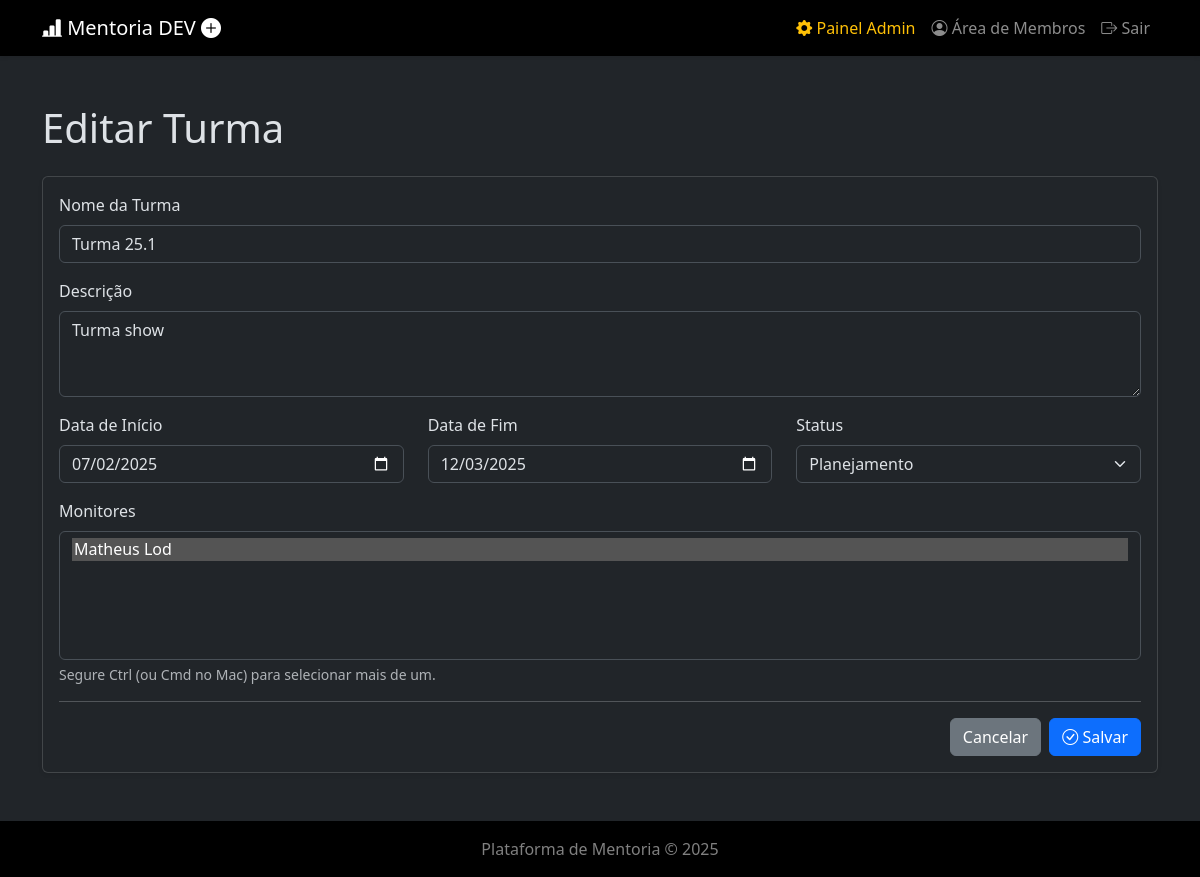
The page /admin/turmas/editar/1 (signed in) on the database its author committed.
### api/index.py (models this page shows)
class Turmas(db.Model):
    __tablename__ = 'turmas'
    id = db.Column(db.Integer, primary_key=True)
    nome_turma = db.Column(db.String(100), nullable=False)
    descricao = db.Column(db.Text)
    data_inicio = db.Column(db.Date)
    data_fim = db.Column(db.Date)
    status = db.Column(db.String(50), default='Planejamento')
    mentorados = db.relationship('Registros', backref='turma', lazy='dynamic')
    encontros = db.relationship('Encontros', backref='turma', lazy=True, cascade="all, delete-orphan")
    monitores = db.relationship('Monitores', secondary=turma_monitores, lazy='subquery',
        back_populates='turmas')
    modulos = db.relationship('Modulos', secondary=turma_modulos, lazy='subquery',
        backref=db.backref('turmas', lazy=True))
    avisos = db.relationship('Avisos', backref='turma', lazy=True, cascade="all, delete-orphan")

### api/index.py (the view, shortened to what this page needs)
@app.route('/admin/turmas/editar/<int:id>', methods=['GET', 'POST'])
@admin_required
def admin_editar_turma(id):
    turma = Turmas.query.get_or_404(id)
    monitores_disponiveis = Monitores.query.order_by(Monitores.nome).all()
    return render_template('admin/form_turma.html', titulo='Editar Turma', turma=turma, monitores_disponiveis=monitores_disponiveis)

### api/index.py (called while the page is built)
@login_manager.user_loader
def load_user(user_id):
    return Registros.query.get(int(user_id))

def admin_required(f):
    @wraps(f)
    def decorated_function(*args, **kwargs):
        if not current_user.is_authenticated or not current_user.is_admin:
            flash("Acesso não autorizado. Esta área é restrita para administradores.", "danger")
            return redirect(url_for('login'))
        return f(*args, **kwargs)
    return decorated_function

### templates/admin/form_turma.html (shortened to what this page needs)
{% extends "layout.html" %}
{% block content %}
<h1 class="mb-4">{{ titulo }}</h1>
<div class="card shadow-sm">
    <div class="card-body">
        <form method="POST" action="">
            <div class="mb-3"><label for="nome_turma" class="form-label">Nome da Turma</label><input type="text" class="form-control" id="nome_turma" name="nome_turma" value="{{ turma.nome_turma if turma else '' }}" required></div>
            <div class="mb-3"><label for="descricao" class="form-label">Descrição</label><textarea class="form-control" id="descricao" name="descricao" rows="3">{{ turma.descricao if turma else '' }}</textarea></div>
            <div class="row">
                <div class="col-md-4 mb-3"><label for="data_inicio" class="form-label">Data de Início</label><input type="date" class="form-control" id="data_inicio" name="data_inicio" value="{{ turma.data_inicio.strftime('%Y-%m-%d') if turma and turma.data_inicio else '' }}"></div>
                <div class="col-md-4 mb-3"><label for="data_fim" class="form-label">Data de Fim</label><input type="date" class="form-control" id="data_fim" name="data_fim" value="{{ turma.data_fim.strftime('%Y-%m-%d') if turma and turma.data_fim else '' }}"></div>
                <div class="col-md-4 mb-3"><label for="status" class="form-label">Status</label><select class="form-select" id="status" name="status"><option value="Planejamento" {% if turma and turma.status == 'Planejamento' %}selected{% endif %}>Planejamento</option></select></div>
            </div>
            <div class="mb-3"><label for="monitores" class="form-label">Monitores</label><select class="form-select" id="monitores" name="monitores" multiple size="5">{% for monitor in monitores_disponiveis %}<option value="{{ monitor.id }}" {% if turma and monitor in turma.monitores %}selected{% endif %}>{{ monitor.nome }}</option>{% endfor %}</select><div class="form-text">Segure Ctrl (ou Cmd no Mac) para selecionar mais de um.</div></div>
            <hr>
            <div class="d-flex justify-content-end"><a href="{{ url_for('admin_lista_turmas') }}" class="btn btn-secondary me-2">Cancelar</a><button type="submit" class="btn btn-primary"><i class="bi bi-check-circle"></i> Salvar</button></div>
        </form>
    </div>
</div>
{% endblock %}

### rows shown on the page
Turmas: nome_turma "Turma 25.1", descricao "Turma show", data_inicio "07/02/2025", data_fim "12/03/2025", status "Planejamento"

### other values the page prints
{{ titulo }} "Editar Turma"
form field monitores "Matheus Lod ☑"
